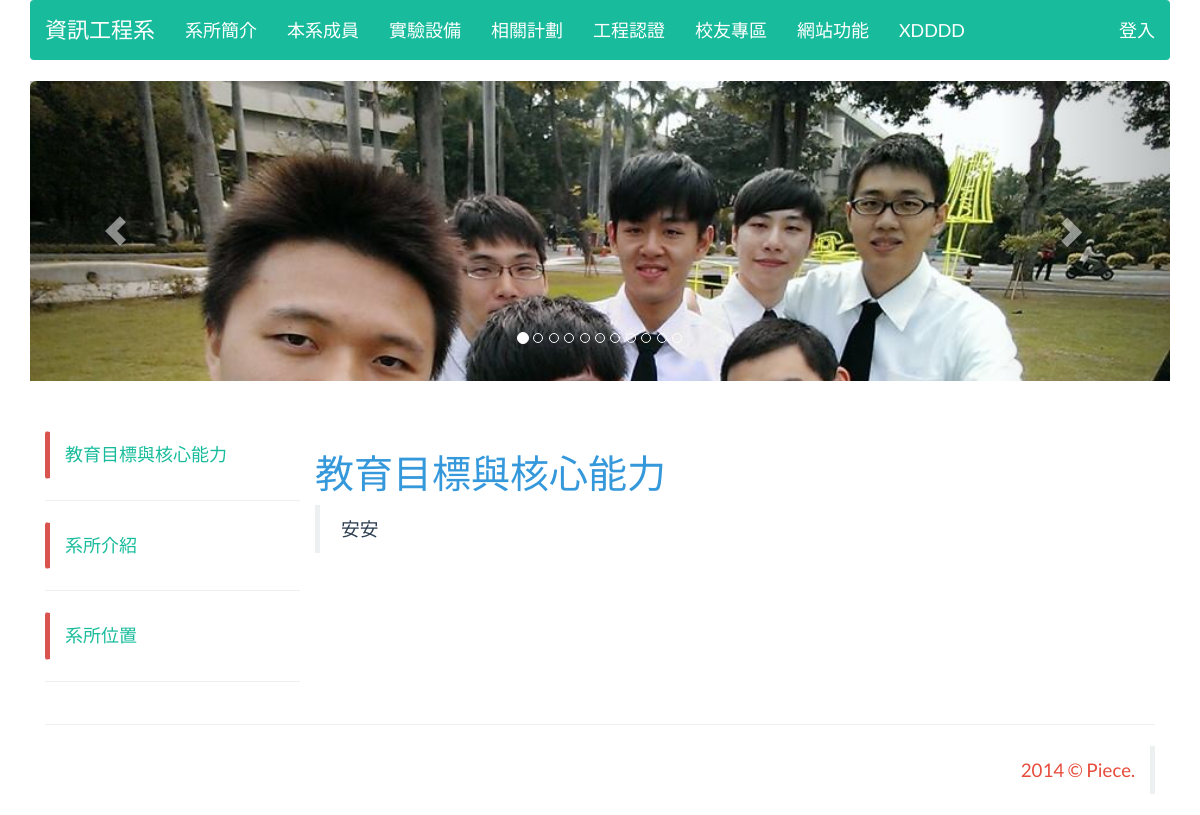
The page /page/view/1 on the database its author committed.
### tables this page shows
CREATE TABLE IF NOT EXISTS `page` (
`pageId` int(11) NOT NULL,
  `pageName` varchar(100) NOT NULL,
  `pageClass` varchar(100) NOT NULL,
  `pageContent` text NOT NULL
);

CREATE TABLE IF NOT EXISTS `page_category` (
`pageClass` int(11) NOT NULL,
  `pageClassName` varchar(100) NOT NULL
);

### application/controllers/page.php (called while the page is built, shortened)
<?php if ( ! defined('BASEPATH')) exit('No direct script access allowed');
class Page extends MY_Controller {
	function __construct(){
		parent::__construct();
		$this->load->model('page_model');
		$this->asideQuery = $this->aside_model->select_page();
	}
	private function select_page_category($pageClass){
		$this->load->model('aside_model');
		$this->asideQuery = $this->aside_model->select_page_category($pageClass);
		return true;
	}
	public function view($pageId = NULL){
		$query = $this->page_model->select_data_by_pageId($pageId);
		$this->select_page_category($query->pageClass);
		$this->load->view('page_view', array(
			'query' => $query,
			'asideQuery' => $this->asideQuery,
			'headerQuery' => $this->headerQuery
			));
		return true;
	}
}

### index.php (called while the page is built, shortened)
<?php
require_once BASEPATH.'core/CodeIgniter.php';

### application/models/header_model.php (called while the page is built, shortened)
<?php if ( ! defined('BASEPATH')) exit('No direct script access allowed');
class header_model extends CI_Model{
	function select_header_data_by_page_category(){
		$this->db->select('*');
		$this->db->from('page');
		$this->db->join('page_category', 'page.pageClass = page_category.pageClass');
		$this->db->order_by("page_category.pageClass","asc");
		$query = $this->db->get();
		return $query->result();
	}
}

### application/core/MY_Controller.php (called while the page is built, shortened)
<?php if ( ! defined('BASEPATH')) exit('No direct script access allowed');
class MY_Controller extends CI_Controller {
	function __construct(){
		$this->header();
	}
	protected function header(){
		$this->headerQuery = $this->header_model->select_header_data_by_page_category();
		return true;
	}
}

### application/libraries/Session.php (called while the page is built, shortened)
<?php if ( ! defined('BASEPATH')) exit('No direct script access allowed');
class Session
{
    protected $store = array();
    public function userdata($value)
    {
        if (isset($this->store[$value])) {
            return $this->store[$value];
        } else {
            return false;
        }
    }
    public function set_userdata($data = array(), $value = '')
    {
        if (is_string($data)) {
            $data = array($data => $value);
        }
        foreach ($data as $key => $val) {
            $this->store[$key] = $val;
        }
    }
}

### application/models/aside_model.php (called while the page is built, shortened)
<?php if ( ! defined('BASEPATH')) exit('No direct script access allowed');
class Aside_model extends CI_Model{
	function select_file(){
		$this->db->select('fileClass AS asideValue, fileClassName AS asideName');
		$this->db->from('file_category');
		$this->db->order_by("fileClass","desc");
		$query = $this->db->get();
		return $query->result();
	}
	function select_page(){
		$this->db->select('pageClass AS asideValue, pageClassName AS asideName');
		$this->db->from('page_category');
		$this->db->order_by("pageClass","desc");
		$query = $this->db->get();
		return $query->result();
	}
	function select_page_category($pageClass){
		$this->db->select('pageId AS asideValue, pageName AS asideName');
		$this->db->from('page');
		$this->db->where('pageClass', $pageClass);
		$this->db->order_by("pageId","asc");
		$query = $this->db->get();
		foreach ($query->result() as $key => $value) {
			$value->asideValue = 'page/view/'.$value->asideValue;
		}
		return $query->result();
	}
}

### application/models/page_model.php (called while the page is built, shortened)
<?php if ( ! defined('BASEPATH')) exit('No direct script access allowed');
class Page_model extends CI_Model{
	function select_data_by_pageId($pageId){
		$this->db->order_by("pageId","desc");
		$query = $this->db->get_where('page', array('pageId' => $pageId));
		return $query->row();
	}
}

### application/views/page_view.php (the view, shortened to what this page needs)
<? @require_once('templates/_header.php');?>
<article class="row wow fadeInUp">
	<section>
		<h1 class="text-info"><?= $query->pageName?></h1>
		<blockquote><?= $query->pageContent;?></blockquote>
	</section>
</article>
<? @require_once('templates/_footer.php');?>

### application/views/templates/_header.php (shortened to what this page needs)
<!DOCTYPE html>
<html>
<head>
  <link rel="stylesheet" type="text/css" href="<?=base_url('asset/css/flatly.bootstrap.min.css')?>">
  <link rel="stylesheet" type="text/css" href="<?=base_url('asset/css/font-awesome.min.css')?>">
  <link rel="stylesheet" type="text/css" href="<?=base_url('asset/css/menu.css')?>">
  <link rel="stylesheet" type="text/css" href="<?=base_url('asset/css/animate.css')?>">
  <link rel="stylesheet" type="text/css" href="<?=base_url('asset/css/piece.css')?>">
</head>
<body>
<div class="container">
<header class="row" style="margin: 0 0 50px 0;">
  <nav class="navbar navbar-default navbar-inverse" role="navigation" id="nav" style="z-index:1;">
    <div class="navbar-header">
      <a class="navbar-brand" href="<?= base_url('')?>">資訊工程系</a>
    </div>
    <div class="collapse navbar-collapse" id="bs-example-navbar-collapse-1">
      <ul class="nav navbar-nav">
        <ul class="hidden"><li>
        <?php $delay = 0;?>
        <?php $temp = -1?>
        <?php $animate_string = array('bounce', 'flash', 'pulse', 'bounceIn')?>
        <?php $animate_string = $animate_string[array_rand($animate_string)]?>
        <?php foreach ($headerQuery as $key => $value): ?>
          <?php if ($value->pageClass != $temp): ?>
            </ul></li>
            <li class="dropdown wow <?= $animate_string?>" data-wow-delay="<?=$delay+=0.1?>s">
            <a href="#" class="dropdown-toggle btn-hover-success" data-toggle="dropdown"><?= $value->pageClassName?></a>
            <ul class="dropdown-menu wow flipInX">
          <?php endif ?>
          <?php $temp = $value->pageClass; ?>
        <?php endforeach ?>
      </ul></li></ul>
      <?php if ( ! $this->session->userdata('account')): ?>
        <ul class="nav navbar-nav navbar-right">
          <li><a href="#"  data-toggle="modal" data-target="#login_btn">登入</a></li>
        </ul>
      <?php else: ?>
        <ul class="nav navbar-nav navbar-right">
          <li><a href="<?= base_url('user/logout')?>" >您好~ <?= $this->session->userdata('name')?> 登出</a></li>
        </ul>
      <?php endif ?>
    </div>
  </nav>
  <div id="carousel-example-generic" class="carousel slide" data-ride="carousel">
    <ol class="carousel-indicators">
      <li data-target="#carousel-example-generic" data-slide-to="0" class="active"></li>
      <li data-target="#carousel-example-generic" data-slide-to="1"></li>
      <li data-target="#carousel-example-generic" data-slide-to="2"></li>
      <li data-target="#carousel-example-generic" data-slide-to="3"></li>
      <li data-target="#carousel-example-generic" data-slide-to="4"></li>
      <li data-target="#carousel-example-generic" data-slide-to="5"></li>
      <li data-target="#carousel-example-generic" data-slide-to="6"></li>
      <li data-target="#carousel-example-generic" data-slide-to="7"></li>
      <li data-target="#carousel-example-generic" data-slide-to="8"></li>
      <li data-target="#carousel-example-generic" data-slide-to="9"></li>
      <li data-target="#carousel-example-generic" data-slide-to="10"></li>
    </ol>
    <div class="carousel-inner" role="listbox" style="height: 300px;">
      <div class="item active">
        <img src="<?=base_url('asset/img/banner/1.jpg')?>" class="img-rounded" alt="..." style="width:100%; height: 100%;">
      </div>
    </div>
    <a class="left carousel-control" href="#carousel-example-generic" role="button" data-slide="prev">
      <span class="glyphicon glyphicon-chevron-left" aria-hidden="true"></span>
    </a>
    <a class="right carousel-control" href="#carousel-example-generic" role="button" data-slide="next">
      <span class="glyphicon glyphicon-chevron-right" aria-hidden="true"></span>
    </a>
  </div>
</header>
<aside class="col-xs-12 col-sm-3 col-md-3">
  <ul class="nav nav-pills nav-stacked hidden-xs" >
    <?php $delay = 0;?>
    <?php foreach ($asideQuery as $key => $value): ?>
      <li class="wow slideInLeft" data-wow-delay="<?=$delay+=0.1?>s" data-wow-offset="-999" style="border: 1px solid #fff; border-radius:3px; border-left-color: #d9534f; border-left-width: 5px;">
        <a href="<?= base_url($value->asideValue)?>"><?= $value->asideName;?></a>
      </li>
      <hr>
    <?php endforeach ?>
  </ul>
</aside>
<div class="col-xs-12 col-sm-9 col-md-9">

### rows shown on the page
page: page_category.pageClassName "系所簡介", pageName "教育目標與核心能力", pageContent "安安"
page: page_category.pageClassName "本系成員"
page: page_category.pageClassName "實驗設備"
page: page_category.pageClassName "相關計劃"
page: page_category.pageClassName "工程認證"
page: page_category.pageClassName "校友專區"
page: page_category.pageClassName "網站功能"
page: page_category.pageClassName "XDDDD"
page: pageName "系所介紹"
page: pageName "系所位置"
